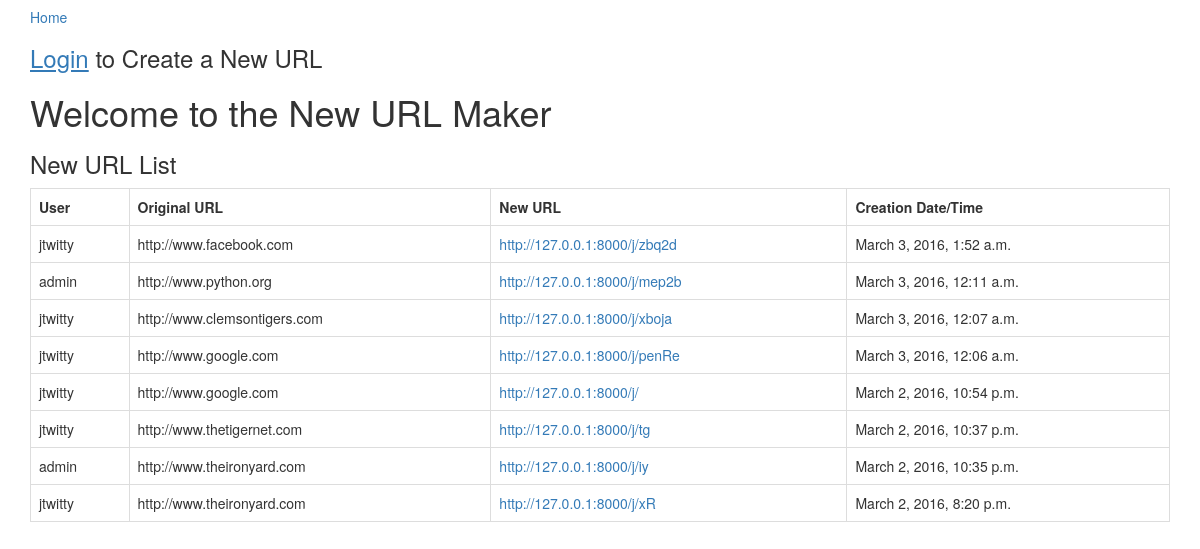
The app's page /, older data.
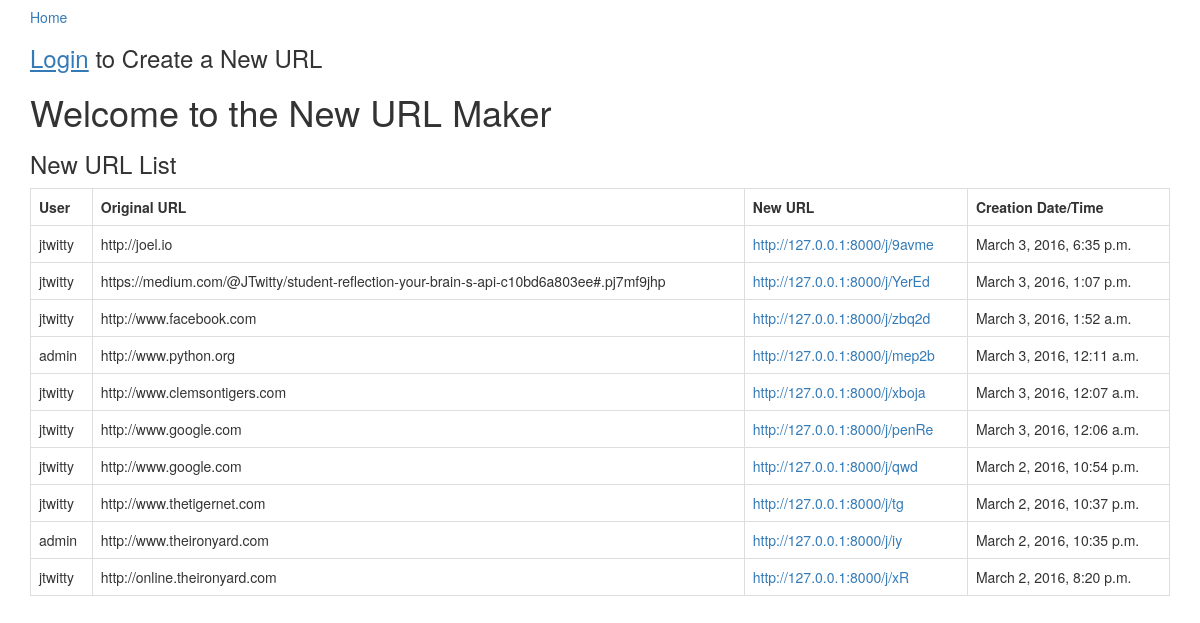
The same page, newer data.
### app/models.py (models this page shows, shortened)
class URL(models.Model):
    input_url = models.URLField()
    title = models.CharField(max_length=40)
    description = models.TextField(blank=True)
    output_url = models.CharField(max_length=100)
    timestamp = models.DateTimeField(auto_now_add=True)
    user = models.ForeignKey(User)
    class Meta:
        ordering = ["-timestamp"]

### app/views.py (the view)
# urls.py: url(r'^$', URLListView.as_view(), name="url_index_view"),
class URLListView(ListView):
    model = URL
    fields = ('input_url',)

### templates/app/url_list.html
{% extends 'base.html' %}
    {% block content %}
<h1>Welcome to the New URL Maker</h1>
<div>
    <h3>New URL List</h3>
</div>
<table class="table table-bordered">
    <tr>
        <th> User </th>
        <th> Original URL </th>
        <th> New URL </th>
        <th> Creation Date/Time </th>
    </tr>
    {% for url in object_list %}
    <tr>
        <td>{{ url.user }}</td>
        <td>{{ url.input_url }}</td>
        <td><a target="blank" href="{% url 'redirect_view' url.output_url %}">http://127.0.0.1:8000/j/{{ url.output_url }}</a></td>
        <td> {{ url.timestamp }}</td>
{% endfor %}
    </tr>
</table>
{% endblock %}

### templates/base.html (shortened to what this page needs)
<!DOCTYPE html>
<html lang="en">
<head>
    <link href="https://maxcdn.bootstrapcdn.com/bootstrap/3.3.6/css/bootstrap.min.css" rel="stylesheet">
</head>
<body class="container">
{% if request.user.is_authenticated %}
    <h1>Welcome {{ request.user }}</h1>
    <h5><a href="{% url 'url_index_view' %}">Home</a></h5>
    <h5><a href="{% url 'user_index_view' %}">Personal URL List</a></h5>
    <h5><a href="{% url 'logout' %}">Logout</a></h5>
{% else %}
    <h5><a href="{% url 'url_index_view' %}">Home</a></h5>
    <h3><a href="{% url 'login' %}"><u>Login</u></a> to Create a New URL</h3>
{% endif %}
{% block content %}
{% endblock %}
</body>
</html>

Row changes from the older to the newer data that the page shows:
added URL: user "jtwitty", input_url "http://joel.io", output_url "9avme", timestamp "March 3, 2016, 6:35 p.m."
added URL: user "jtwitty", input_url "https://medium.com/@JTwitty/student-reflection-your-brain-s-api-c10bd6a803ee#.pj7mf9jhp", output_url "YerEd", timestamp "March 3, 2016, 1:07 p.m."
changed URL: output_url (not shown) → "qwd"
changed URL "xR": input_url "http://www.theironyard.com" → "http://online.theironyard.com"
